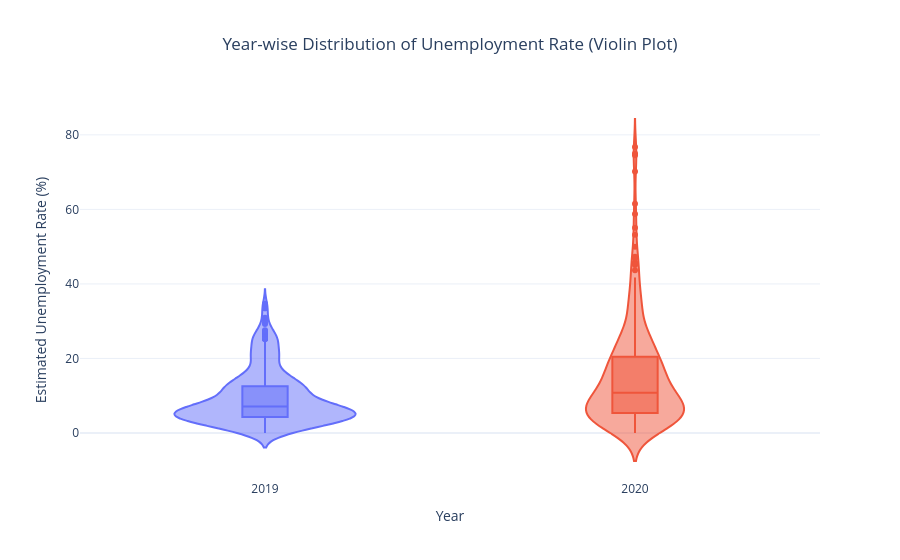

The code cell stored with this chart in its notebook:
### Code cell
# ============================================================
# 🎻 7.1.5 Violin Plot of Unemployment Rate by Year
# ============================================================

fig = px.violin(

    unemployment_df,

    x="Year",

    y="Estimated Unemployment Rate (%)",

    color="Year",

    box=True,

    points="outliers",

    title="Year-wise Distribution of Unemployment Rate (Violin Plot)",

    template="plotly_white"

)

fig.update_layout(

    title_x=0.5,

    xaxis_title="Year",

    yaxis_title="Estimated Unemployment Rate (%)",

    showlegend=False

)

fig.show()

# Streamlit
# st.plotly_chart(fig, use_container_width=True)

### Figure 1 — Plotly figure (JSON) as saved in the notebook; plotly's stock layout.template omitted (floating-point values rounded to 4 significant figures; data arrays with more than 128 entries replaced by an {"elided": "..."} marker saying what was removed)
{"data": [{"alignmentgroup": "True", "box": {"visible": true}, "hovertemplate": "Year=%{x}<br>Estimated Unemployment Rate (%)=%{y}<extra></extra>", "legendgroup": "2019.0", "marker": {"color": "#636efa"}, "name": "2019.0", "offsetgroup": "2019.0", "orientation": "v", "points": "outliers", "scalegroup": "True", "showlegend": true, "type": "violin", "x": {"elided": "430 float values"}, "x0": " ", "xaxis": "x", "y": {"elided": "430 float values"}, "y0": " ", "yaxis": "y"}, {"alignmentgroup": "True", "box": {"visible": true}, "hovertemplate": "Year=%{x}<br>Estimated Unemployment Rate (%)=%{y}<extra></extra>", "legendgroup": "2020.0", "marker": {"color": "#EF553B"}, "name": "2020.0", "offsetgroup": "2020.0", "orientation": "v", "points": "outliers", "scalegroup": "True", "showlegend": true, "type": "violin", "x": {"elided": "310 float values"}, "x0": " ", "xaxis": "x", "y": {"elided": "310 float values"}, "y0": " ", "yaxis": "y"}], "layout": {"legend": {"title": {"text": "Year"}, "tracegroupgap": 0}, "showlegend": false, "title": {"text": "Year-wise Distribution of Unemployment Rate (Violin Plot)", "x": 0.5}, "violinmode": "overlay", "xaxis": {"anchor": "y", "categoryarray": [2019, 2020, null], "categoryorder": "array", "domain": [0, 1], "title": {"text": "Year"}}, "yaxis": {"anchor": "x", "domain": [0, 1], "title": {"text": "Estimated Unemployment Rate (%)"}}}}
